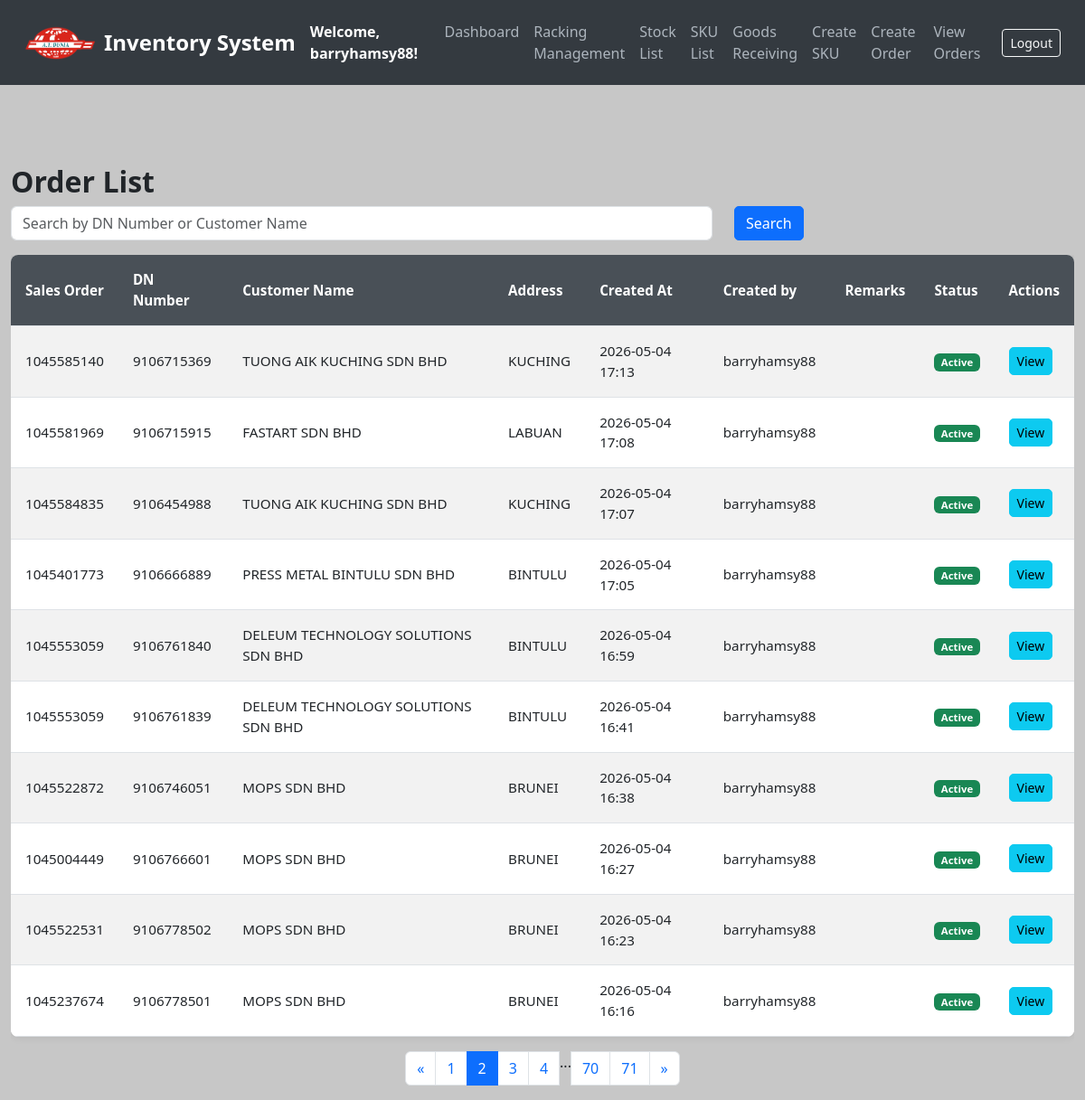
The page /orders?page=2&search= (signed in) on the database its author committed.
### models.py (models this page shows, shortened)
class User(UserMixin, db.Model):
    __tablename__ = 'users'
    id = db.Column(db.Integer, primary_key=True)
    username = db.Column(db.String(80), unique=True, nullable=False)
    email = db.Column(db.String(120), unique=True, nullable=False)
    password = db.Column(db.String(200), nullable=False)  # Store hashed passwords
    date_created = db.Column(db.DateTime, default=get_local_time)
    last_login = db.Column(db.DateTime, nullable=True)
    is_active = db.Column(db.Boolean, default=True)  # For account activation/deactivation
    is_approved = db.Column(db.Boolean, default=False)
    is_admin = db.Column(db.Boolean, default=False)

class Order(db.Model):
    __tablename__ = 'orders'
    id = db.Column(db.Integer, primary_key=True)
    dn_number = db.Column(db.String(50), unique=True, nullable=False)  # Add DN number field
    created_at = db.Column(db.DateTime, default=get_local_time)
    customer_name = db.Column(db.String(100), nullable=False)
    address = db.Column(db.String(255), nullable=False)
    sales_order = db.Column(db.String(255), nullable=False)
    remarks = db.Column(db.String(255), nullable=True)
    status = db.Column(db.String(20), default='active')
    created_by = db.Column(db.String(255), nullable=True)
    last_updated_by = db.Column(db.String(255), nullable=True)  # Add this line
    items = db.relationship('OrderItem', backref='order', cascade='all, delete-orphan', lazy=True)

### app.py (the view)
@app.route('/orders')
@login_required
def list_orders():
    search = request.args.get('search', '')
    page = request.args.get('page', 1, type=int)
    query = Order.query.filter(
        Order.dn_number.like(f"%{search}%") |
        Order.customer_name.like(f"%{search}%") |
        Order.sales_order.like(f"%{search}%")  # ← ADDED THIS!
    ).order_by(Order.created_at.desc())  # Sort by most recent orders
    pagination = query.paginate(page=page, per_page=10, error_out=False)
    return render_template('list_orders.html', orders=pagination.items, pagination=pagination, search=search)

### app.py (called while the page is built)
@login_manager.user_loader
def load_user(user_id):
    return db.session.get(User, int(user_id))

### templates/list_orders.html (shortened to what this page needs)
<!DOCTYPE html>
<html lang="en">
<head>
    <link href="https://cdn.jsdelivr.net/npm/bootstrap@5.3.0/dist/css/bootstrap.min.css" rel="stylesheet">
</head>
<body>
<nav class="navbar navbar-expand-lg navbar-dark">
    <div class="container-fluid">
        <img src="{{ url_for('static', filename='logo_.png') }}" alt="Logo" width="80" height="40" class="me-2">
        <a class="navbar-brand" href="/">Inventory System</a>
        <strong class="text-white">Welcome, {{ current_user.username }}!</strong>
        <div class="collapse navbar-collapse" id="navbarNav">
            <ul class="navbar-nav ms-auto">
                <li class="nav-item"><a class="nav-link" href="/dashboard">Dashboard</a></li>
                <li class="nav-item"><a class="nav-link" href="/create_racking">Racking Management</a></li>
                <li class="nav-item"><a class="nav-link" href="/stocks">Stock List</a></li>
                <li class="nav-item"><a class="nav-link" href="/sku-list">SKU List</a></li>
                <li class="nav-item"><a class="nav-link" href="/create-stock">Goods Receiving</a></li>
                <li class="nav-item"><a class="nav-link" href="/add-sku">Create SKU</a></li>
                <li class="nav-item"><a class="nav-link" href="/create-order">Create Order</a></li>
                <li class="nav-item"><a class="nav-link" href="/orders">View Orders</a></li>
            </ul>
            <form class="d-flex ms-3" action="{{ url_for('logout') }}" method="POST">
                <button class="btn btn-sm btn-outline-light" type="submit">Logout</button>
            </form>
        </div>
    </div>
</nav>
<div class="container mt-5">
    <h2>Order List</h2>
    <form method="GET" action="/orders" class="row mb-3">
        <div class="col-md-8">
            <input type="text" name="search" class="form-control" value="{{ search }}" placeholder="Search by DN Number or Customer Name">
        </div>
        <div class="col-md-4">
            <button type="submit" class="btn btn-primary">Search</button>
        </div>
    </form>
    <div class="table-responsive">
        <table class="table table-striped">
            <thead>
                <tr>
                    <th>Sales Order</th>
                    <th>DN Number</th>
                    <th>Customer Name</th>
                    <th>Address</th>
                    <th>Created At</th>
                    <th>Created by</th>
                    <th>Remarks</th>
                    <th>Status</th>
                    <th>Actions</th>
                </tr>
            </thead>
            <tbody>
                {% for order in orders %}
                <tr>
                    <td>{{ order.sales_order }}</td>
                    <td>{{ order.dn_number }}</td>
                    <td>{{ order.customer_name }}</td>
                    <td class="address-cell" title="{{ order.address }}">
                        {{ order.address[:50] }}{% if order.address|length > 50 %}...{% endif %}
                    </td>
                    <td>{{ order.created_at.strftime('%Y-%m-%d %H:%M') }}</td>
                    <td>{{ order.created_by }}</td>
                    <td>{{ order.remarks }}</td>
    <td>
        {% if order.status == 'cancelled' %}
            <span class="badge bg-danger">Cancelled</span>
        {% elif order.status == 'completed' %}
            <span class="badge bg-primary">Completed</span>
        {% else %}
            <span class="badge bg-success">Active</span>
        {% endif %}
    </td>
                    <td>
                        <a href="{{ url_for('view_order', order_id=order.id) }}" class="btn btn-info btn-sm">View</a>
                    </td>
                </tr>
                {% endfor %}
            </tbody>
        </table>
    </div>
    <div class="d-flex justify-content-center">
        <nav aria-label="Page navigation">
            <ul class="pagination">
                {% if pagination.has_prev %}
                <li class="page-item">
                    <a class="page-link" href="{{ url_for('list_orders', page=pagination.prev_num, search=search) }}" aria-label="Previous">
                        <span aria-hidden="true">&laquo;</span>
                    </a>
                </li>
                {% else %}
                <li class="page-item disabled">
                    <span class="page-link">&laquo;</span>
                </li>
                {% endif %}
                {% for page_num in pagination.iter_pages(left_edge=2, right_edge=2, left_current=2, right_current=2) %}
                {% if page_num %}
                    {% if page_num == pagination.page %}
                    <li class="page-item active"><span class="page-link">{{ page_num }}</span></li>
                    {% else %}
                    <li class="page-item"><a class="page-link" href="{{ url_for('list_orders', page=page_num, search=search) }}">{{ page_num }}</a></li>
                    {% endif %}
                {% else %}
                <li class="page-item disabled"><span class="page-list">...</span></li>
                {% endif %}
                {% endfor %}
                {% if pagination.has_next %}
                <li class="page-item">
                    <a class="page-link" href="{{ url_for('list_orders', page=pagination.next_num, search=search) }}" aria-label="Next">
                        <span aria-hidden="true">&raquo;</span>
                    </a>
                </li>
                {% else %}
                <li class="page-item disabled">
                    <span class="page-link">&raquo;</span>
                </li>
                {% endif %}
            </ul>
        </nav>
    </div>
</div>
</body>
</html>

### templates/list_orders.html (style rules this page uses)
body { background-color: #C7C7C7; color: #212529; }
.navbar { background-color: #343a40; padding: 15px; }
.navbar-brand { font-weight: bold; color: #fff; font-size: 1.5rem; }
.nav-link { color: #adb5bd; font-weight: 500; }
.container { max-width: 1400px; padding-top: 40px; }
.table { background-color: #fff; border-radius: 8px; overflow: hidden; box-shadow: 0px 0px 10px rgba(0, 0, 0, 0.1); }
.table th, .table td { vertical-align: middle; font-size: 0.95rem; padding: 1rem; }
.table th { background-color: #495057; color: #fff; }
.table-striped tbody tr:nth-of-type(odd) { background-color: #f8f9fa; }
.address-cell { max-width: 200px; white-space: nowrap; overflow: hidden; text-overflow: ellipsis; cursor: help; }
.btn-primary, .btn-success, .btn-danger { border-radius: 5px; transition: all 0.3s ease; }
h2 { font-size: 2rem; font-weight: bold; }
.btn-info, .btn-success, .btn-danger { border-radius: 5px; transition: all 0.3s ease; }

### rows shown on the page
User: username "barryhamsy88"
Order: sales_order "1045585140", dn_number "9106715369", customer_name "TUONG AIK KUCHING SDN BHD", address "KUCHING", created_at "2026-05-04 17:13", created_by "barryhamsy88", status "Active"
Order: sales_order "1045581969", dn_number "9106715915", customer_name "FASTART SDN BHD", address "LABUAN", created_at "2026-05-04 17:08", created_by "barryhamsy88", status "Active"
Order: sales_order "1045584835", dn_number "9106454988", customer_name "TUONG AIK KUCHING SDN BHD", address "KUCHING", created_at "2026-05-04 17:07", created_by "barryhamsy88", status "Active"
Order: sales_order "1045401773", dn_number "9106666889", customer_name "PRESS METAL BINTULU SDN BHD", address "BINTULU", created_at "2026-05-04 17:05", created_by "barryhamsy88", status "Active"
Order: sales_order "1045553059", dn_number "9106761840", customer_name "DELEUM TECHNOLOGY SOLUTIONS SDN BHD", address "BINTULU", created_at "2026-05-04 16:59", created_by "barryhamsy88", status "Active"
Order: sales_order "1045553059", dn_number "9106761839", customer_name "DELEUM TECHNOLOGY SOLUTIONS SDN BHD", address "BINTULU", created_at "2026-05-04 16:41", created_by "barryhamsy88", status "Active"
Order: sales_order "1045522872", dn_number "9106746051", customer_name "MOPS SDN BHD", address "BRUNEI", created_at "2026-05-04 16:38", created_by "barryhamsy88", status "Active"
Order: sales_order "1045004449", dn_number "9106766601", customer_name "MOPS SDN BHD", address "BRUNEI", created_at "2026-05-04 16:27", created_by "barryhamsy88", status "Active"
Order: sales_order "1045522531", dn_number "9106778502", customer_name "MOPS SDN BHD", address "BRUNEI", created_at "2026-05-04 16:23", created_by "barryhamsy88", status "Active"
Order: sales_order "1045237674", dn_number "9106778501", customer_name "MOPS SDN BHD", address "BRUNEI", created_at "2026-05-04 16:16", created_by "barryhamsy88", status "Active"

### other values the page prints
{{ page_num }} "1" "3" "4" "70" "71"
{{ page_num }} "2"
